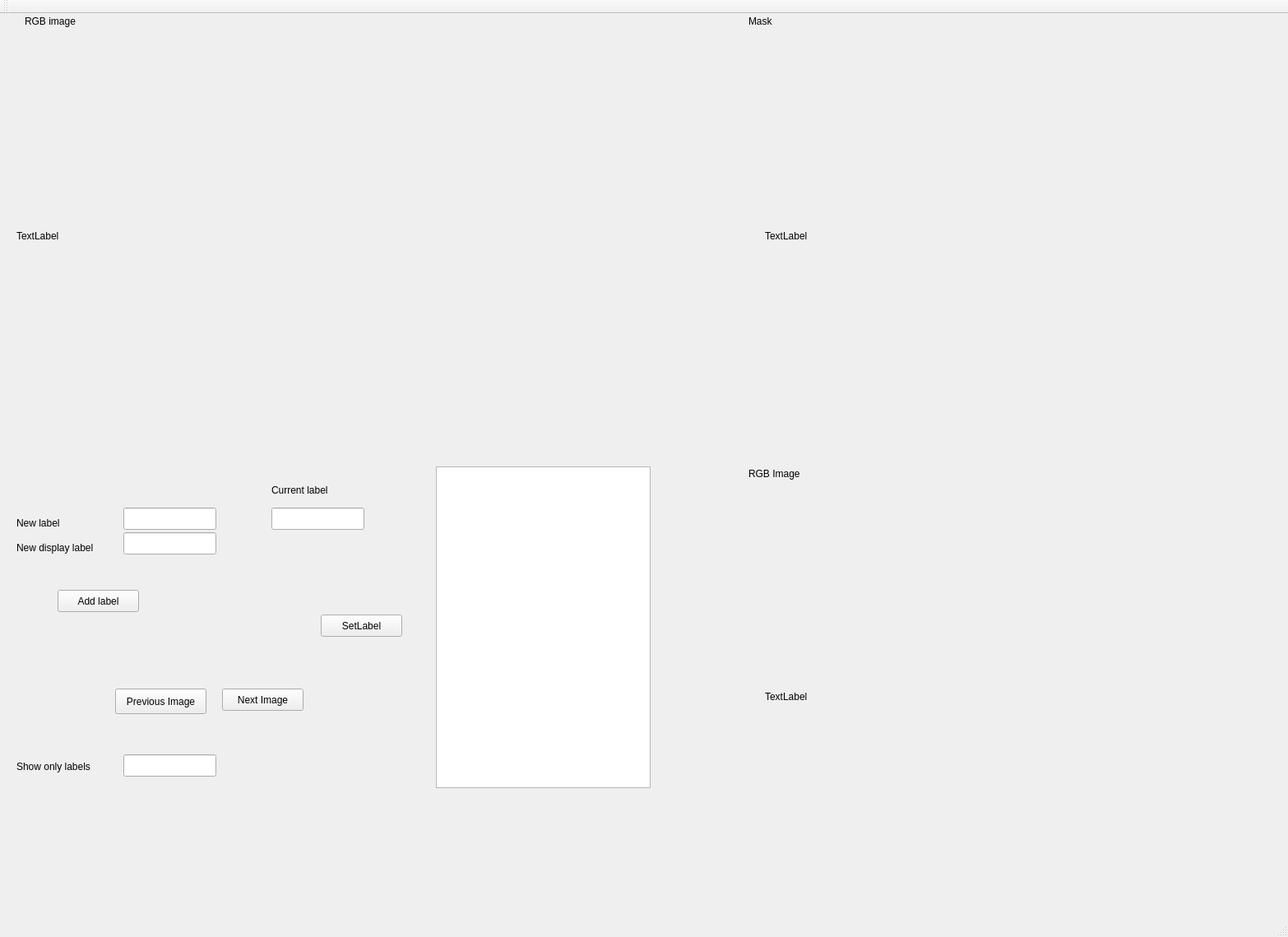
<?xml version="1.0" encoding="UTF-8"?>
<ui version="4.0">
 <class>MainWindow</class>
 <widget class="QMainWindow" name="MainWindow">
  <property name="geometry">
   <rect>
    <x>0</x>
    <y>0</y>
    <width>1566</width>
    <height>1139</height>
   </rect>
  </property>
  <property name="windowTitle">
   <string>MainWindow</string>
  </property>
  <widget class="QWidget" name="centralWidget">
   <widget class="QLabel" name="label">
    <property name="geometry">
     <rect>
      <x>20</x>
      <y>610</y>
      <width>121</width>
      <height>17</height>
     </rect>
    </property>
    <property name="text">
     <string>New label</string>
    </property>
   </widget>
   <widget class="QLabel" name="label_2">
    <property name="geometry">
     <rect>
      <x>30</x>
      <y>0</y>
      <width>121</width>
      <height>17</height>
     </rect>
    </property>
    <property name="text">
     <string>RGB image</string>
    </property>
   </widget>
   <widget class="QLabel" name="label_3">
    <property name="geometry">
     <rect>
      <x>910</x>
      <y>0</y>
      <width>121</width>
      <height>17</height>
     </rect>
    </property>
    <property name="text">
     <string>Mask</string>
    </property>
   </widget>
   <widget class="QLineEdit" name="m_newLabel">
    <property name="geometry">
     <rect>
      <x>150</x>
      <y>600</y>
      <width>113</width>
      <height>27</height>
     </rect>
    </property>
   </widget>
   <widget class="QLineEdit" name="m_currentLabel">
    <property name="geometry">
     <rect>
      <x>330</x>
      <y>600</y>
      <width>113</width>
      <height>27</height>
     </rect>
    </property>
   </widget>
   <widget class="QLabel" name="label_4">
    <property name="geometry">
     <rect>
      <x>330</x>
      <y>570</y>
      <width>121</width>
      <height>17</height>
     </rect>
    </property>
    <property name="text">
     <string>Current label</string>
    </property>
   </widget>
   <widget class="QPushButton" name="m_addLabelButton">
    <property name="geometry">
     <rect>
      <x>70</x>
      <y>700</y>
      <width>99</width>
      <height>27</height>
     </rect>
    </property>
    <property name="text">
     <string>Add label</string>
    </property>
   </widget>
   <widget class="QPushButton" name="m_setLabelButton">
    <property name="geometry">
     <rect>
      <x>390</x>
      <y>730</y>
      <width>99</width>
      <height>27</height>
     </rect>
    </property>
    <property name="text">
     <string>SetLabel</string>
    </property>
   </widget>
   <widget class="QPushButton" name="m_previousImagEButton">
    <property name="geometry">
     <rect>
      <x>140</x>
      <y>820</y>
      <width>111</width>
      <height>31</height>
     </rect>
    </property>
    <property name="text">
     <string>Previous Image</string>
    </property>
   </widget>
   <widget class="QPushButton" name="m_nextImageButton">
    <property name="geometry">
     <rect>
      <x>270</x>
      <y>820</y>
      <width>99</width>
      <height>27</height>
     </rect>
    </property>
    <property name="text">
     <string>Next Image</string>
    </property>
   </widget>
   <widget class="QLabel" name="m_rgb">
    <property name="geometry">
     <rect>
      <x>20</x>
      <y>30</y>
      <width>640</width>
      <height>480</height>
     </rect>
    </property>
    <property name="minimumSize">
     <size>
      <width>640</width>
      <height>480</height>
     </size>
    </property>
    <property name="text">
     <string>TextLabel</string>
    </property>
   </widget>
   <widget class="QLabel" name="m_mask">
    <property name="geometry">
     <rect>
      <x>930</x>
      <y>30</y>
      <width>640</width>
      <height>480</height>
     </rect>
    </property>
    <property name="minimumSize">
     <size>
      <width>640</width>
      <height>480</height>
     </size>
    </property>
    <property name="text">
     <string>TextLabel</string>
    </property>
   </widget>
   <widget class="QListWidget" name="m_label">
    <property name="geometry">
     <rect>
      <x>530</x>
      <y>550</y>
      <width>261</width>
      <height>391</height>
     </rect>
    </property>
   </widget>
   <widget class="QLabel" name="label_5">
    <property name="geometry">
     <rect>
      <x>20</x>
      <y>640</y>
      <width>121</width>
      <height>17</height>
     </rect>
    </property>
    <property name="text">
     <string>New display label</string>
    </property>
   </widget>
   <widget class="QLineEdit" name="m_newDisplayLabel">
    <property name="geometry">
     <rect>
      <x>150</x>
      <y>630</y>
      <width>113</width>
      <height>27</height>
     </rect>
    </property>
   </widget>
   <widget class="QLineEdit" name="m_matchLabel">
    <property name="geometry">
     <rect>
      <x>150</x>
      <y>900</y>
      <width>113</width>
      <height>27</height>
     </rect>
    </property>
   </widget>
   <widget class="QLabel" name="label_6">
    <property name="geometry">
     <rect>
      <x>20</x>
      <y>900</y>
      <width>121</width>
      <height>30</height>
     </rect>
    </property>
    <property name="text">
     <string>Show only labels</string>
    </property>
   </widget>
   <widget class="QLabel" name="label_7">
    <property name="geometry">
     <rect>
      <x>910</x>
      <y>550</y>
      <width>121</width>
      <height>17</height>
     </rect>
    </property>
    <property name="text">
     <string>RGB Image </string>
    </property>
   </widget>
   <widget class="QLabel" name="m_rgbImage">
    <property name="geometry">
     <rect>
      <x>930</x>
      <y>590</y>
      <width>640</width>
      <height>480</height>
     </rect>
    </property>
    <property name="minimumSize">
     <size>
      <width>640</width>
      <height>480</height>
     </size>
    </property>
    <property name="text">
     <string>TextLabel</string>
    </property>
   </widget>
  </widget>
  <widget class="QMenuBar" name="menuBar">
   <property name="geometry">
    <rect>
     <x>0</x>
     <y>0</y>
     <width>1566</width>
     <height>20</height>
    </rect>
   </property>
  </widget>
  <widget class="QToolBar" name="mainToolBar">
   <attribute name="toolBarArea">
    <enum>TopToolBarArea</enum>
   </attribute>
   <attribute name="toolBarBreak">
    <bool>false</bool>
   </attribute>
  </widget>
  <widget class="QStatusBar" name="statusBar"/>
 </widget>
 <layoutdefault spacing="6" margin="11"/>
 <resources/>
 <connections/>
</ui>
